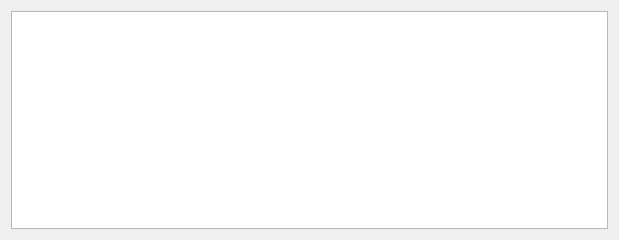
<?xml version="1.0" encoding="UTF-8"?>
<ui version="4.0">
 <class>Dialog</class>
 <widget class="QDialog" name="Dialog">
  <property name="geometry">
   <rect>
    <x>0</x>
    <y>0</y>
    <width>619</width>
    <height>240</height>
   </rect>
  </property>
  <property name="windowTitle">
   <string>Dialog</string>
  </property>
  <layout class="QHBoxLayout" name="horizontalLayout">
   <item>
    <widget class="QTableView" name="tableView"/>
   </item>
  </layout>
 </widget>
 <resources/>
 <connections/>
</ui>
